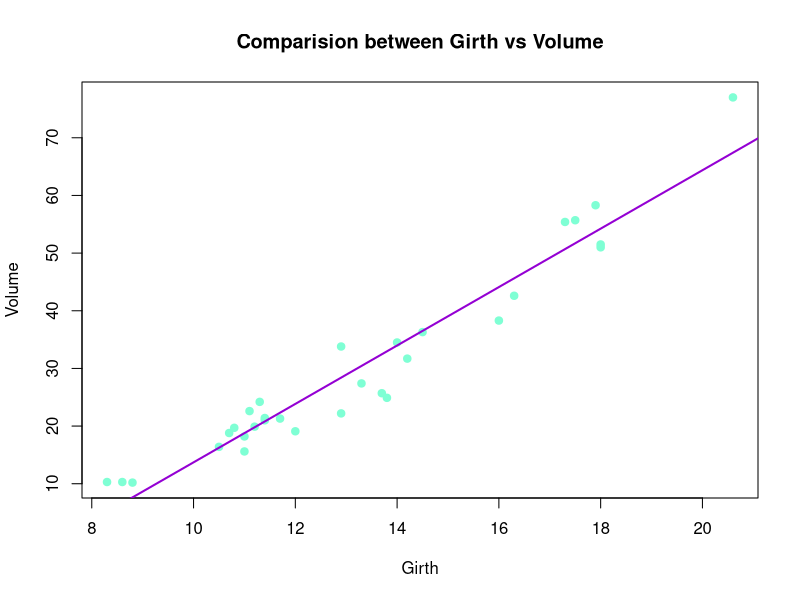

Write the R code that produced this figure.
## ---- chunk 1
knitr::opts_chunk$set(echo = TRUE)
## ---- chunk 2
data("trees")
plot(trees$Girth, trees$Volume, xlab = "Girth",
     ylab = "Volume", main = "Comparision between Girth vs Volume",
     cex = 1, pch = 19, col= "aquamarine")
        
  abline(lm(Volume ~ Girth, trees),col="darkviolet",lwd=2)
  
